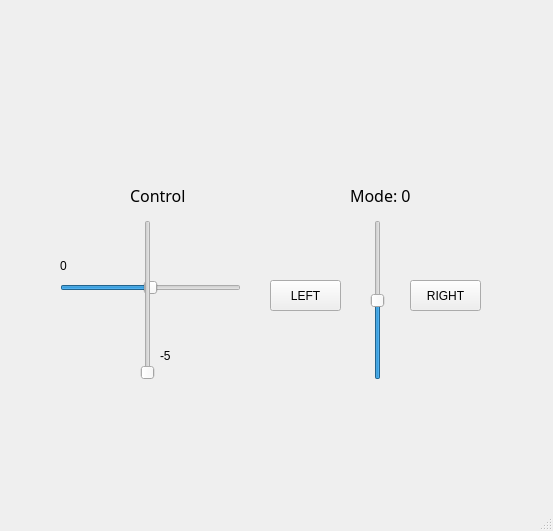
<?xml version="1.0" encoding="UTF-8"?>
<ui version="4.0">
 <class>MainWindow</class>
 <widget class="QMainWindow" name="MainWindow">
  <property name="geometry">
   <rect>
    <x>0</x>
    <y>0</y>
    <width>553</width>
    <height>531</height>
   </rect>
  </property>
  <property name="windowTitle">
   <string>MainWindow</string>
  </property>
  <widget class="QWidget" name="centralwidget">
   <widget class="QLabel" name="controlLabel">
    <property name="geometry">
     <rect>
      <x>130</x>
      <y>180</y>
      <width>71</width>
      <height>31</height>
     </rect>
    </property>
    <property name="font">
     <font>
      <family>Agency FB</family>
      <pointsize>12</pointsize>
     </font>
    </property>
    <property name="text">
     <string>Control</string>
    </property>
   </widget>
   <widget class="QSlider" name="directionSlider">
    <property name="geometry">
     <rect>
      <x>60</x>
      <y>280</y>
      <width>181</width>
      <height>16</height>
     </rect>
    </property>
    <property name="minimum">
     <number>-5</number>
    </property>
    <property name="maximum">
     <number>5</number>
    </property>
    <property name="value">
     <number>0</number>
    </property>
    <property name="orientation">
     <enum>Qt::Horizontal</enum>
    </property>
   </widget>
   <widget class="QSlider" name="speedSlider">
    <property name="geometry">
     <rect>
      <x>140</x>
      <y>220</y>
      <width>16</width>
      <height>160</height>
     </rect>
    </property>
    <property name="minimum">
     <number>-5</number>
    </property>
    <property name="maximum">
     <number>5</number>
    </property>
    <property name="value">
     <number>-5</number>
    </property>
    <property name="orientation">
     <enum>Qt::Vertical</enum>
    </property>
   </widget>
   <widget class="QLabel" name="speedLabel">
    <property name="geometry">
     <rect>
      <x>160</x>
      <y>340</y>
      <width>47</width>
      <height>31</height>
     </rect>
    </property>
    <property name="text">
     <string>-5</string>
    </property>
   </widget>
   <widget class="QLabel" name="directionLabel">
    <property name="geometry">
     <rect>
      <x>60</x>
      <y>250</y>
      <width>31</width>
      <height>31</height>
     </rect>
    </property>
    <property name="text">
     <string>0</string>
    </property>
   </widget>
   <widget class="QPushButton" name="leftPushButton">
    <property name="geometry">
     <rect>
      <x>270</x>
      <y>280</y>
      <width>71</width>
      <height>31</height>
     </rect>
    </property>
    <property name="text">
     <string>LEFT</string>
    </property>
    <property name="checkable">
     <bool>true</bool>
    </property>
   </widget>
   <widget class="QPushButton" name="rightPushButton">
    <property name="geometry">
     <rect>
      <x>410</x>
      <y>280</y>
      <width>71</width>
      <height>31</height>
     </rect>
    </property>
    <property name="text">
     <string>RIGHT</string>
    </property>
    <property name="checkable">
     <bool>true</bool>
    </property>
   </widget>
   <widget class="QSlider" name="modeSlider">
    <property name="geometry">
     <rect>
      <x>370</x>
      <y>220</y>
      <width>16</width>
      <height>160</height>
     </rect>
    </property>
    <property name="minimum">
     <number>-1</number>
    </property>
    <property name="maximum">
     <number>1</number>
    </property>
    <property name="orientation">
     <enum>Qt::Vertical</enum>
    </property>
   </widget>
   <widget class="QLabel" name="modeLabel">
    <property name="geometry">
     <rect>
      <x>350</x>
      <y>180</y>
      <width>91</width>
      <height>31</height>
     </rect>
    </property>
    <property name="font">
     <font>
      <family>Agency FB</family>
      <pointsize>12</pointsize>
     </font>
    </property>
    <property name="text">
     <string>Mode: 0</string>
    </property>
   </widget>
  </widget>
  <widget class="QMenuBar" name="menubar">
   <property name="geometry">
    <rect>
     <x>0</x>
     <y>0</y>
     <width>553</width>
     <height>22</height>
    </rect>
   </property>
  </widget>
  <widget class="QStatusBar" name="statusbar"/>
 </widget>
 <resources/>
 <connections/>
</ui>
